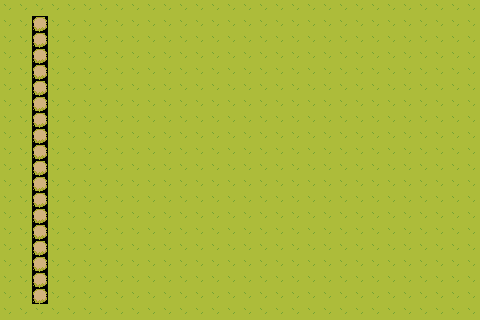

A level layout from a 2D game, rendered from its tile map. Below: a short description, then the map file with its tile-grid data intact:
An orthogonal 30x20 tile map with 16x16 px tiles, 1 tile layer (Слой тайлов 1), 3 tilesets and 1 object (Wall).

<map version="1.10" tiledversion="1.10.2" orientation="orthogonal" renderorder="right-down" width="30" height="20" tilewidth="16" tileheight="16" infinite="0" nextlayerid="3" nextobjectid="2">
 <editorsettings>
  <export target="tilemap.tmj" format="json" />
 </editorsettings>
 <tileset firstgid="1" name="TilesetField" tilewidth="16" tileheight="16" tilecount="75" columns="5">
  <image source="NinjaAdventure/Backgrounds/Tilesets/TilesetField.png" width="80" height="240" />
 </tileset>
 <tileset firstgid="76" name="Jump" tilewidth="16" tileheight="16" tilecount="30" columns="15">
  <image source="NinjaAdventure/Actor/Boss/GiantFrog2/Jump.png" width="240" height="40" />
 </tileset>
 <tileset firstgid="106" name="TilesetVillageAbandoned" tilewidth="16" tileheight="16" tilecount="240" columns="20">
  <image source="NinjaAdventure/Backgrounds/Tilesets/TilesetVillageAbandoned.png" width="320" height="192" />
 </tileset>
 <layer id="1" name="Слой тайлов 1" width="30" height="20">
  <data encoding="csv">
22,22,22,22,22,22,22,22,22,22,22,22,22,22,22,22,22,22,22,22,22,22,22,22,22,22,22,22,22,22,
22,22,193,22,22,22,22,22,22,22,22,22,22,22,22,22,22,22,22,22,22,22,22,22,22,22,22,22,22,22,
22,22,193,22,22,22,22,22,22,22,22,22,22,22,22,22,22,22,22,22,22,22,22,22,22,22,22,22,22,22,
22,22,193,22,22,22,22,22,22,22,22,22,22,22,22,22,22,22,22,22,22,22,22,22,22,22,22,22,22,22,
22,22,193,22,22,22,22,22,22,22,22,22,22,22,22,22,22,22,22,22,22,22,22,22,22,22,22,22,22,22,
22,22,193,22,22,22,22,22,22,22,22,22,22,22,22,22,22,22,22,22,22,22,22,22,22,22,22,22,22,22,
22,22,193,22,22,22,22,22,22,22,22,22,22,22,22,22,22,22,22,22,22,22,22,22,22,22,22,22,22,22,
22,22,193,22,22,22,22,22,22,22,22,22,22,22,22,22,22,22,22,22,22,22,22,22,22,22,22,22,22,22,
22,22,193,22,22,22,22,22,22,22,22,22,22,22,22,22,22,22,22,22,22,22,22,22,22,22,22,22,22,22,
22,22,193,22,22,22,22,22,22,22,22,22,22,22,22,22,22,22,22,22,22,22,22,22,22,22,22,22,22,22,
22,22,193,22,22,22,22,22,22,22,22,22,22,22,22,22,22,22,22,22,22,22,22,22,22,22,22,22,22,22,
22,22,193,22,22,22,22,22,22,22,22,22,22,22,22,22,22,22,22,22,22,22,22,22,22,22,22,22,22,22,
22,22,193,22,22,22,22,22,22,22,22,22,22,22,22,22,22,22,22,22,22,22,22,22,22,22,22,22,22,22,
22,22,193,22,22,22,22,22,22,22,22,22,22,22,22,22,22,22,22,22,22,22,22,22,22,22,22,22,22,22,
22,22,193,22,22,22,22,22,22,22,22,22,22,22,22,22,22,22,22,22,22,22,22,22,22,22,22,22,22,22,
22,22,193,22,22,22,22,22,22,22,22,22,22,22,22,22,22,22,22,22,22,22,22,22,22,22,22,22,22,22,
22,22,193,22,22,22,22,22,22,22,22,22,22,22,22,22,22,22,22,22,22,22,22,22,22,22,22,22,22,22,
22,22,193,22,22,22,22,22,22,22,22,22,22,22,22,22,22,22,22,22,22,22,22,22,22,22,22,22,22,22,
22,22,193,22,22,22,22,22,22,22,22,22,22,22,22,22,22,22,22,22,22,22,22,22,22,22,22,22,22,22,
22,22,22,22,22,22,22,22,22,22,22,22,22,22,22,22,22,22,22,22,22,22,22,22,22,22,22,22,22,22
</data>
 </layer>
 <objectgroup id="2" name="my_objects">
  <object id="1" type="Wall" x="31.6759" y="16.091" width="16" height="286.578" />
 </objectgroup>
</map>
